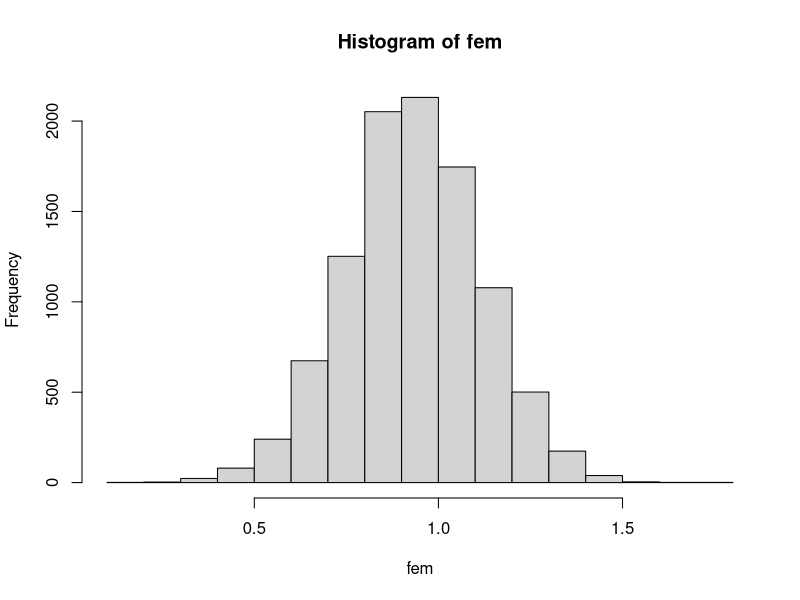

Reproduce this figure in R.
# Gates Dupont #
# F18          #
# # # # # # # #

b = 0.9321; sd = 0.1828
# What would be the standard deviation if I douled the mean?

fem = rnorm(10000,b,sd)

hist(fem)
mean(fem) 
sqrt(var(fem)) # This is the known sd

both = fem*2

mean(both)
sqrt(var(both)) # This is the simulated sd if you double the mean
